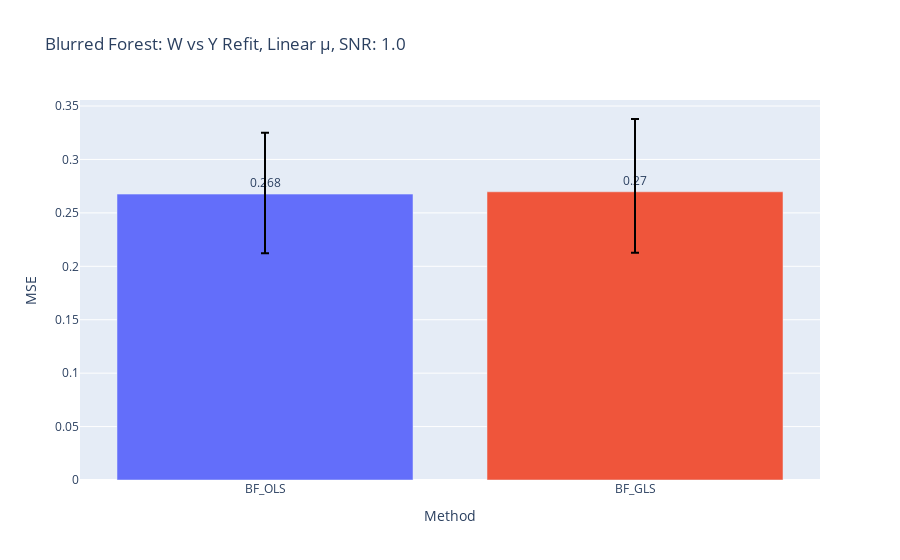

This figure's notebook cell:
### Code cell
fig = go.Figure()
fig.add_trace(go.Bar(
    x=df.columns, 
    y=(df).mean(),
    marker_color=px.colors.qualitative.Plotly,
    text=np.around((df).mean(),3),
    textposition='outside',
    error_y=dict(
        type='data',
        color='black',
        symmetric=False,
        array=(df).quantile(.75) - (df).mean(),
        arrayminus=(df).mean() - (df).quantile(.25))
#         array=(df).mean() + (df).std(),
#         arrayminus=(df).mean() - (df).std())
))
# fig.add_trace(go.Bar(
#     name='Experimental',
#     x=['GenCp', 'KFCV', 'SPCV'], y=(df).mean(),
#     error_y=dict(type='data', array=[1, 2])
# ))
# fig.update_layout(barmode='group')
# fig.add_hline(y=1., line_color='red')
fig.update_layout(
#     title=f"FC_\u03B4{delta}_snr{snr}_nk{noise_kernel}_nls{noise_length_scale}_nv{noise_nu}_Xk{X_kernel}_Xls{X_length_scale}_Xv{X_nu}",
    title=f"Blurred Forest: W vs Y Refit, Constant \u03bc" if const_mu \
            else f"Blurred Forest: W vs Y Refit, Linear \u03bc, SNR: {snr}",
    xaxis_title="Method",
    yaxis_title="MSE",
#     legend_title="Legend Title",
#     font=dict(
#         family="Courier New, monospace",
#         size=18,
#         color="RebeccaPurple"
#     )
)
# barfp = os.path.expanduser(savedir + fig.layout.title['text'] + ".jpeg")
# fig.write_image(os.path.expanduser(barfp))
fig.show()

### Figure 1 — Plotly figure (JSON) as saved in the notebook; plotly's stock layout.template omitted (floating-point values rounded to 4 significant figures)
{"data": [{"error_y": {"array": [0.05744, 0.06814], "arrayminus": [0.05531, 0.05715], "color": "black", "symmetric": false, "type": "data"}, "marker": {"color": ["#636EFA", "#EF553B", "#00CC96", "#AB63FA", "#FFA15A", "#19D3F3", "#FF6692", "#B6E880", "#FF97FF", "#FECB52"]}, "text": [0.268, 0.27], "textposition": "outside", "type": "bar", "x": ["BF_OLS", "BF_GLS"], "y": [0.2676, 0.2697]}], "layout": {"title": {"text": "Blurred Forest: W vs Y Refit, Linear μ, SNR: 1.0"}, "xaxis": {"title": {"text": "Method"}}, "yaxis": {"title": {"text": "MSE"}}}}
